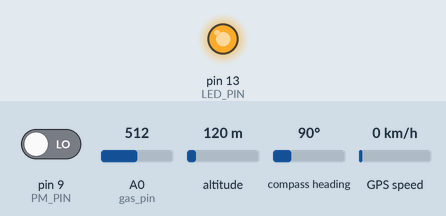
The sketch below on a simulated Arduino Uno, built with avr-gcc and run on an emulated ATmega328P. Parts: output pins drawn as LEDs (lit = HIGH). The inputs (shaded band) are chosen by the test bench; at power-on: pin 9 (PM_PIN) LOW, A0 (gas_pin) = 512, altitude 120 m, compass heading 90°, GPS speed 0 km/h. The GPS gets a fix after 3 s at 37.7749, -122.4194 with 8 satellites; what the sketch prints to the serial monitor is not drawn.

Above: at 0.1 s.
At 2.6 s:
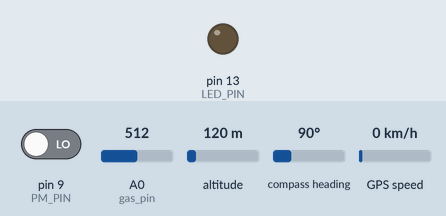
Timing chart, 0 to 4.1 s (numbered marks = the images above):
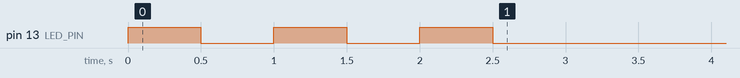

The sketch:

lora.ino
```cpp
#include <SoftwareSerial.h>
#include <TinyGPS.h>

#define LORA_BAUDRATE 9600
#define SERIAL_BAUD 9600
#define LED_PIN 13

#define BOOT_DELAY 500
#define LOOP_DELAY 18000	// milliseconds

/* GPS pins */
#define RX_PIN 2
#define TX_PIN 3

SoftwareSerial lora(10, 11);
SoftwareSerial SoftSerial(RX_PIN, TX_PIN);
TinyGPS gps;

/* MQ-2 */
const int   gas_pin = A0;
#define GAS_CONST 42.73
#define NUM_READS 11

/* PM */
#define PM_PIN 9
unsigned long sample_time = 30000;

typedef struct  s_data
{
    int     gas;	// 2bytes
    int     pm;		// 2bytes
    long    lat;	// 4bytes
    long    lon;	// 4bytes
}               t_data;

t_data          g_data;

boolean ft_sendMessage(void);
boolean ft_getGPS(void);
boolean ft_getGas(void);
boolean ft_getPM(void);

void    setup(void)
{
    Serial.begin(SERIAL_BAUD);
    pinMode(LED_PIN, OUTPUT);
    digitalWrite(LED_PIN, LOW);
    lora.begin(LORA_BAUDRATE);
    SoftSerial.begin(SERIAL_BAUD);
    pinMode(PM_PIN, INPUT);
    for (int i = 0; i < 3; ++i)
    {
        digitalWrite(LED_PIN, HIGH);
        delay(500);
        digitalWrite(LED_PIN, LOW);
        delay(500);
    }
}

void    loop(void)
{
    if (ft_getGPS())
    {
        ft_getGas();
        ft_getPM();
        ft_sendMessage();
        delay(LOOP_DELAY);
    }
}

boolean ft_sendMessage(void)
{
  lora.write((uint8_t*)&g_data, sizeof(g_data));
    return(true);
}

boolean ft_getGPS(void)
{
    unsigned long   fix_age;

    SoftSerial.listen();
    while (SoftSerial.available())
    {
        gps.encode(SoftSerial.read());
    }
    gps.get_position(&g_data.lat, &g_data.lon, &fix_age);
    if (fix_age == TinyGPS::GPS_INVALID_AGE || fix_age > 5000)
    {
        Serial.println("no fix or no valid data");
        return (false);
    }
    else
    {
        Serial.println("valid data obtained");
    }
    return (true);
}

boolean ft_getGas(void)
{
    float   sensor_volt;
    float   Rs_gas;
    float   ratio;
    int     sensor_value;
    int     i;

    i = 0;
    while (i < NUM_READS)
    {
        sensor_value = analogRead(gas_pin);
        delay(500);
        i++;
    }
    sensor_value = analogRead(gas_pin);
    sensor_volt = (float)sensor_value / (1024 * 5.0);
    Rs_gas = (5.0 - sensor_volt) / sensor_volt;
    ratio = (Rs_gas / GAS_CONST) * 100;
    g_data.gas = (int)ratio;
    return (true);
}

boolean ft_getPM(void)
{
    unsigned long   start_time;
    unsigned long   lpo;
    float           ratio;
    float           concentration;
    bool            check;

    check = false;
    while (check == false)
    {
        lpo = 0;
        start_time = millis();
        while ((millis() - start_time) <= sample_time)
        {
            lpo += pulseIn(PM_PIN, LOW);
        }
        ratio = lpo / (sample_time * 10.0);
        concentration = (1.1 * pow(ratio, 3)) - (3.8 * pow(ratio, 2)) + (520 * ratio) + 0.62;
        Serial.println(concentration);
        if (concentration >= 0.0 && concentration <= 8000.0)
        {
            concentration *= 100;
            g_data.pm = (int)concentration;
            check = true;
        }
    }
    return (true);
}
```
